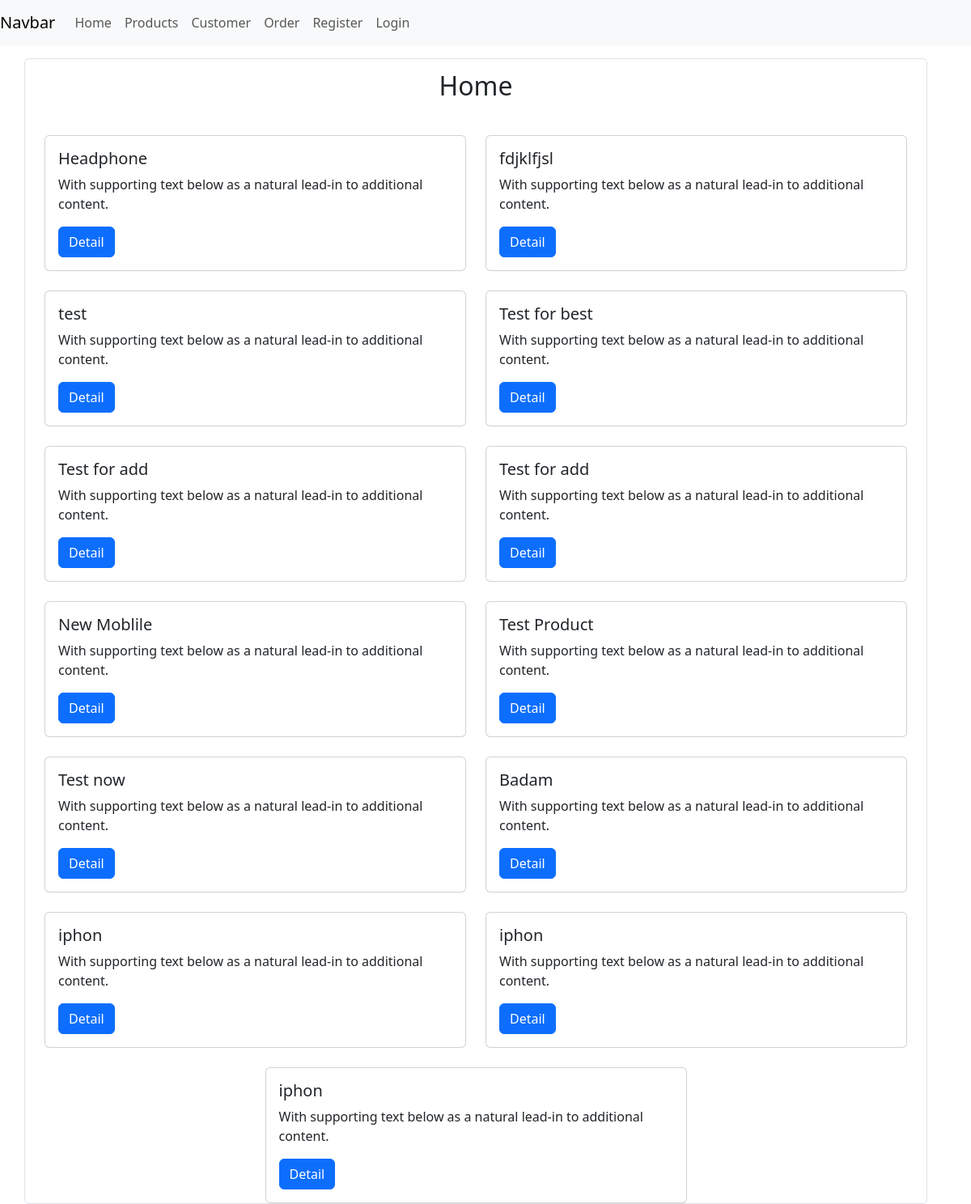
Before: / with the older database file.
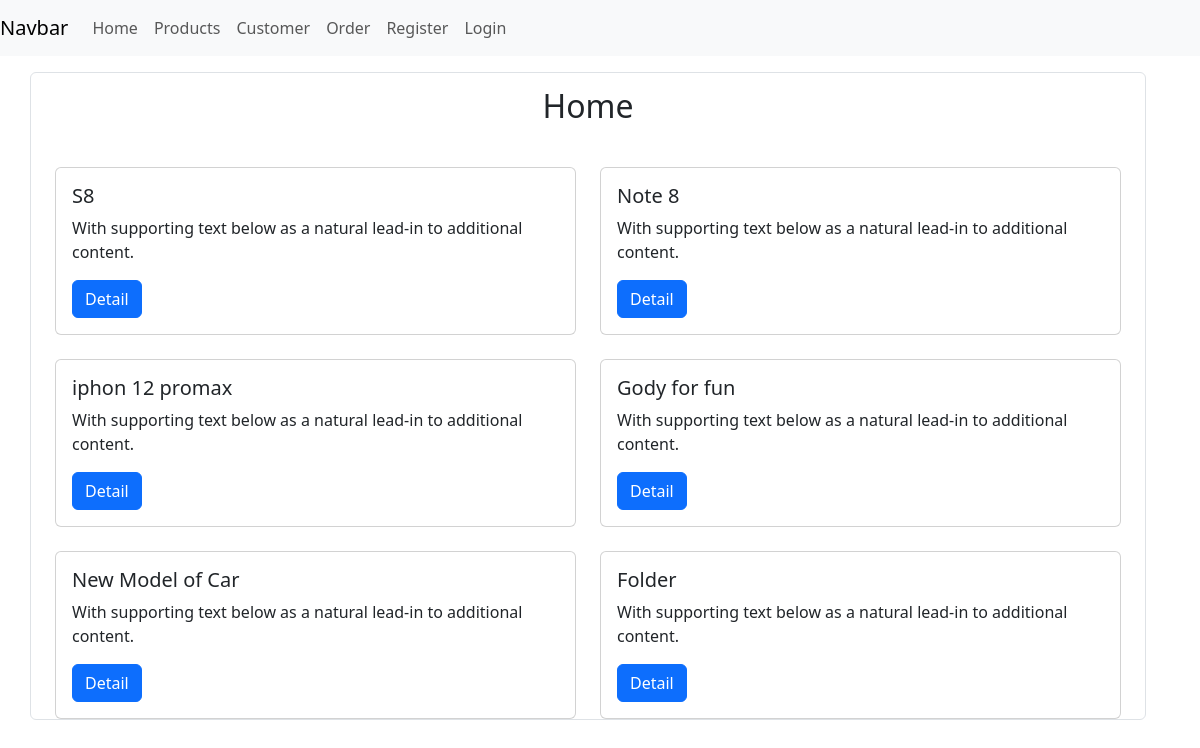
After: the same page with the newer database file.
### e_app/models.py (models this page shows, shortened)
class Product(models.Model):
    name = models.CharField(max_length = 100)
    description = models.TextField()
    price = models.IntegerField()
    quantity = models.PositiveIntegerField()
    category = models.ForeignKey(Category, on_delete = models.CASCADE)

### e_app/views.py (the view)
# urls.py: path("",views.index,name='index'),
def index(request):
    try:
        products = Product.objects.all()
    except Product.DoesNotExist:
        products = []
    context = {"products": products}
    return render(request, 'home.html', context=context)

### e_app/templates/home.html (shortened to what this page needs)
{% extends 'base.html' %} {% block content %}
<h2 style="text-align: center;padding: 10px;">Home</h2>
{% for product in products %}
    <div class="col-sm-6 mt-4">
      <div class="card">
        <div class="card-body">
          <h5 class="card-title">{{product.name}}</h5>
          <p class="card-text">With supporting text below as a natural lead-in to additional content.</p>
          <a href="{% url 'product_detail' product.id %}" class="btn btn-primary">Detail</a>
        </div>
      </div>
    </div>
{% endfor %}
</div>
 {% endblock %}

Changed rows visible on the page:
removed Product: name "Headphone"
removed Product: name "fdjklfjsl"
removed Product: name "test"
removed Product: name "Test for best"
removed Product: name "Test for add"
removed Product: name "Test for add"
removed Product: name "New Moblile"
removed Product: name "Test Product"
removed Product: name "Test now"
removed Product: name "Badam"
removed Product: name "iphon"
removed Product: name "iphon"
removed Product: name "iphon"
added Product: name "S8"
added Product: name "Note 8"
added Product: name "iphon 12 promax"
added Product: name "Gody for fun"
added Product: name "New Model of Car"
added Product: name "Folder"
